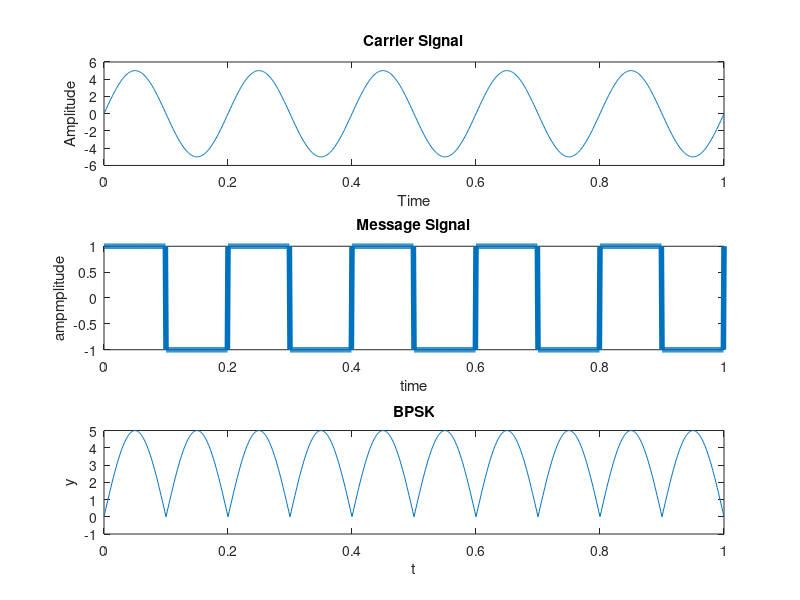

Reproduce this figure in MATLAB.
clc 
close all 
clear all 

t=0:.001:1; % For setting the sampling interval

fc=input('Enter frequency of Carrier Sine wave: '); %30
fm=input('Enter Message frequency : '); %3
amp=input('Enter Carrier & Message Amplitude(Assuming Both Equal):'); %1
c=amp.*sin(2*pi*fc*t);% Generating Carrier Sine
subplot(3,1,1) %For Plotting The Carrier wave
plot(t,c)
xlabel('Time')
ylabel('Amplitude')
title('Carrier Signal')
m=square(2*pi*fm*t);% For Plotting Message signal
subplot(3,1,2)
plot(t,m,'LineWidth',4)
xlabel('time')
ylabel('ampmplitude')
title('Message Signal')% Sine wave multiplied with square wave in order to generate PSK

x=c.*m;

subplot(3,1,3) % For Plotting PSK (Phase Shift Keyed) signal
plot(t,x)
xlabel('t')
ylabel('y')
title('BPSK')
